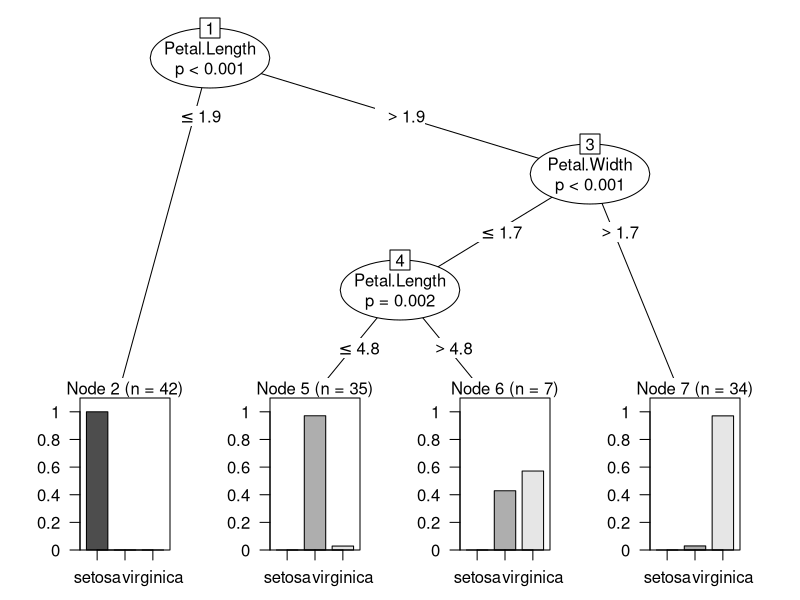
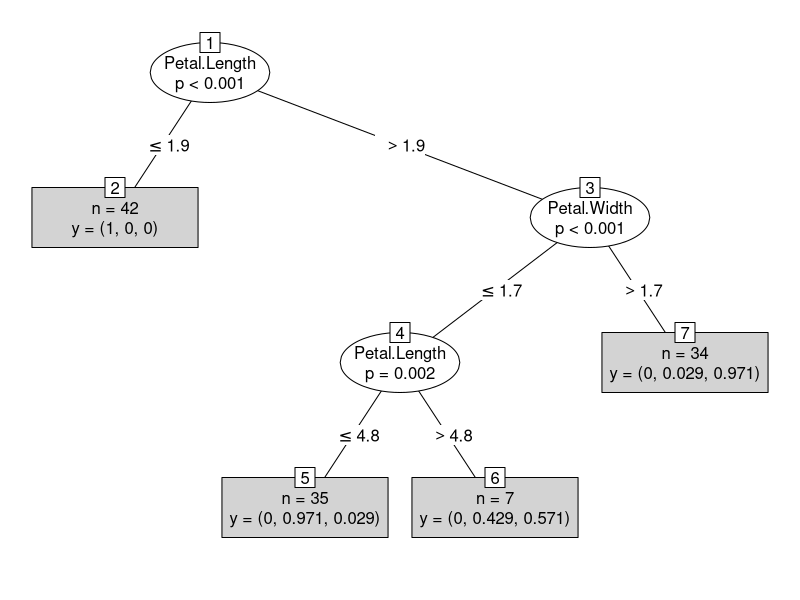
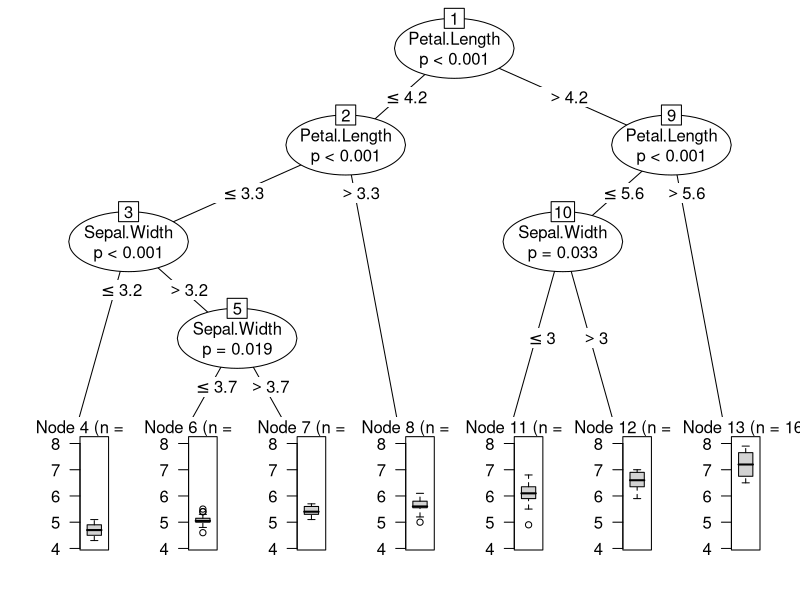
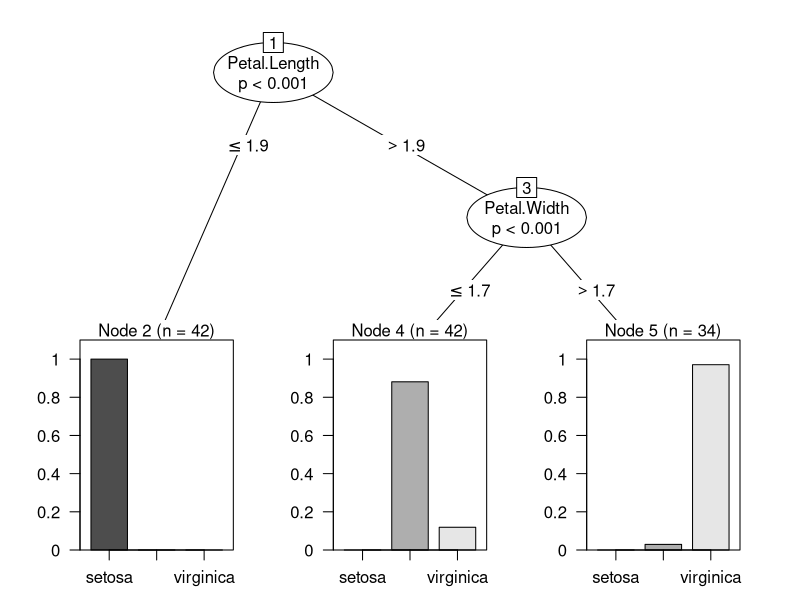

R code for these plots, in order:
#Decision tree in r
#Data
data("iris")
attach(iris)
View(iris)
str(iris)
#Data Partition
set.seed(555)
ind<-sample(2,nrow(iris),replace = TRUE,prob = c(0.8,0.2))
train<-iris[ind==1,]
test<-iris[ind==2,]
library(party)
tree<-ctree(Species~.,train)
print(tree)
#visualization
plot(tree)
plot(tree,type="simple")
head(train)
#Confusion matrix
p1<-predict(tree,test)
p1
tab1<-table(Predicted=p1,Actual=test$Species)
tab1
sum(diag(tab1))/sum(tab1)*100
1-sum(diag(tab1))/sum(tab1)*100
100-(sum(diag(tab1))/sum(tab1)*100)
#confusion matrix for training data
p2<-predict(tree,train)
p2
tab2<-table(Predicted=p2,Actual=train$Species)
tab2
sum(diag(tab2))/sum(tab2)*100
1-sum(diag(tab2))/sum(tab2)*100
100-(sum(diag(tab2))/sum(tab2)*100)
#Regression Tree
tree1<-ctree(Sepal.Length~.,train)
plot(tree1)
tree1<-ctree(Species~.,train,controls = ctree_control(mincriterion=0.9999,minsplit = 6))
plot(tree1)
